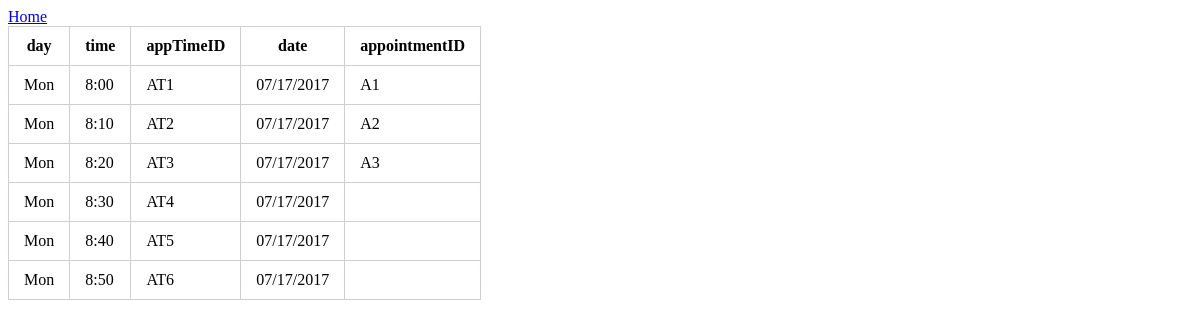
The page /AppointmentTImes.php on the database as committed earlier.
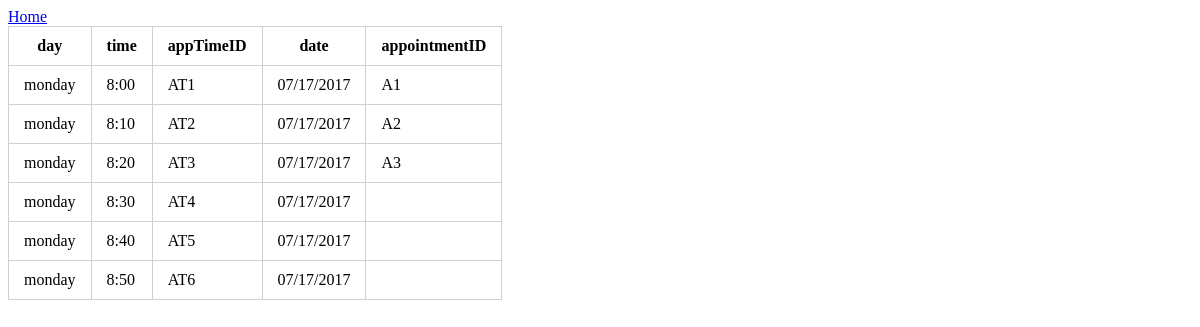
The same page on the database as committed later.
### tables this page shows
CREATE TABLE `appointmenttime` (
  `day` varchar(10) NOT NULL,
  `time` varchar(10) NOT NULL,
  `appTimeID` varchar(10) NOT NULL,
  `date` varchar(20) DEFAULT NULL,
  `appointmentID` varchar(10) DEFAULT NULL
);

### AppointmentTImes.php (the view, shortened to what this page needs)
<!DOCTYPE html>
<html>
<head><link rel="stylesheet" href="style.css" type="text/css"></head>
<a href ="index.html">Home</a>
<body>
	<?php
	include('dbconnect.php');
$query ="SELECT * FROM appointmenttime";
$result = mysqli_query($conn,$query);
echo
"<table>
<tr>
	<th> day</th>
	<th> time</th>
	<th> appTimeID</th>
	<th> date</th>
	<th> appointmentID</th>
</tr>";
if ($result->num_rows > 0) {
while ($row = mysqli_fetch_assoc($result)){
	if ($row)
		echo "<tr><td>".$row["day"]."</td><td>".$row["time"]."</td><td>".$row["appTimeID"]."</td><td>".$row["date"]
	."</td><td>".$row["appointmentID"]."</td></tr>";
}
}
else {
	echo "DIDN'T FIND ANYTHING";
}
echo
"</table>";
?>
</body>
</html>

### style.css (style rules this page uses)
table { border-collapse: collapse; }
th, td { border: 1px solid #cecfd5; padding: 10px 15px; }

Rows that differ between the two databases and show on the page:
changed appointmenttime "AT1": day "Mon" → "monday"
changed appointmenttime "AT2": day "Mon" → "monday"
changed appointmenttime "AT3": day "Mon" → "monday"
changed appointmenttime "AT4": day "Mon" → "monday"
changed appointmenttime "AT5": day "Mon" → "monday"
changed appointmenttime "AT6": day "Mon" → "monday"
